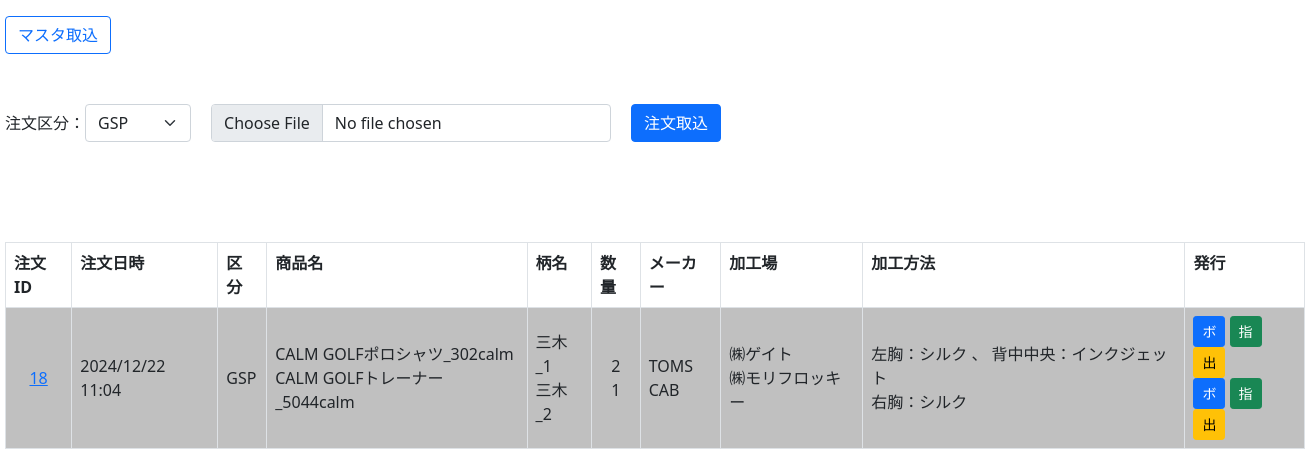
The app's page / (signed in) with its own data.
### app1/models.py (models this page shows, shortened)
class Order_list(models.Model):
    kubun=models.CharField("販売区分",max_length=255)
    order_num=models.CharField("注文番号",max_length=255,blank=True,null=True)
    order_day=models.CharField("注文日時",max_length=255,blank=True,null=True)
    order_mail=models.CharField("Eメール",max_length=255,blank=True,null=True)
    order_com=models.CharField("会社",max_length=255,blank=True,null=True)
    order_name=models.CharField("氏名",max_length=255,blank=True,null=True)
    order_yubin=models.CharField("郵便番号",max_length=255,blank=True,null=True)
    order_pref=models.CharField("都道府県",max_length=255,blank=True,null=True)
    order_city=models.CharField("市区町村",max_length=255,blank=True,null=True)
    order_adress1=models.CharField("番地",max_length=255,blank=True,null=True)
    order_adress2=models.CharField("ビル名",max_length=255,blank=True,null=True)
    order_tel=models.CharField("電話番号",max_length=255,blank=True,null=True)
    ship_com=models.CharField("配送先_会社名",max_length=255,blank=True,null=True)
    ship_name=models.CharField("配送先_氏名",max_length=255,blank=True,null=True)
    ship_yubin=models.CharField("配送先_郵便番号",max_length=255,blank=True,null=True)
    ship_pref=models.CharField("配送先_都道府県",max_length=255,blank=True,null=True)
    ship_city=models.CharField("配送先_市区町村",max_length=255,blank=True,null=True)
    ship_adress1=models.CharField("配送先_番地",max_length=255,blank=True,null=True)
    ship_adress2=models.CharField("配送先_ビル名",max_length=255,blank=True,null=True)
    ship_tel=models.CharField("配送先_電話番号",max_length=255,blank=True,null=True)
    ship_limit=models.CharField("納品期限",max_length=255,blank=True,null=True)
    ship_day=models.CharField("納品指定日",max_length=255,blank=True,null=True)
    ship_time=models.CharField("時間指定",max_length=255,blank=True,null=True)
    money=models.IntegerField("合計金額",blank=True,null=True)
    bikou=models.CharField("備考",max_length=255,blank=True,null=True)

class Order_detail(models.Model):
    kubun=models.CharField("販売区分",max_length=255)
    order_num=models.CharField("注文番号",max_length=255,blank=True,null=True)
    shouhin_code=models.CharField("商品コード",max_length=255,blank=True,null=True)
    sku_code=models.CharField("SKUコード",max_length=255,blank=True,null=True)
    hinmei=models.CharField("商品名",max_length=255,blank=True,null=True)
    color=models.CharField("カラー",max_length=255,blank=True,null=True)
    size=models.CharField("サイズ",max_length=255,blank=True,null=True)
    suryo=models.IntegerField("数量",blank=True,null=True)
    price_last=models.IntegerField("エンドユーザー単価",blank=True,null=True)
    img_url=models.CharField("画像URL",max_length=255,blank=True,null=True)
    maker_name=models.CharField("メーカー名",max_length=255,blank=True,null=True)
    maker_sku=models.CharField("メーカー_SKU",max_length=255,blank=True,null=True)
    maker_hinban=models.CharField("メーカー_品番",max_length=255,blank=True,null=True)
    maker_hinmei=models.CharField("メーカー_品名",max_length=255,blank=True,null=True)
    maker_color_code=models.CharField("メーカー_カラーコード",max_length=255,blank=True,null=True)
    maker_size_code=models.CharField("メーカー_サイズコード",max_length=255,blank=True,null=True)
    price_buy=models.IntegerField("原価",blank=True,null=True)
    price_sell=models.IntegerField("請求単価",blank=True,null=True)
    body_day=models.CharField("入荷予定日",max_length=255,blank=True,null=True)
    gara=models.CharField("柄名",max_length=255,blank=True,null=True)
    gara_day=models.CharField("柄名_使用日",max_length=255,blank=True,null=True)
    print_point=models.CharField("加工位置",max_length=255,blank=True,null=True)
    print_way=models.CharField("加工方法",max_length=255,blank=True,null=True)
    print_img=models.CharField("プリント画像",max_length=255,blank=True,null=True)
    print_size_width=models.CharField("プリントサイズ_左右",max_length=255,blank=True,null=True)
    print_size_height=models.CharField("プリントサイズ_天地",max_length=255,blank=True,null=True)
    print_color=models.CharField("プリント色",max_length=255,blank=True,null=True)
    fukuro=models.CharField("袋詰め",max_length=255,blank=True,null=True)
    shi_gara_first=models.CharField("初回日",max_length=255,blank=True,null=True)
    shi_gara_last=models.CharField("前回日",max_length=255,blank=True,null=True)
    shi_factory=models.CharField("加工場",max_length=255,blank=True,null=True)
    shi_factory_day=models.CharField("加工場発送日",max_length=255,blank=True,null=True)
    shi_tantou=models.CharField("営業",max_length=255,blank=True,null=True)
    shi_seisaku=models.CharField("制作",max_length=255,blank=True,null=True)
    shi_bikou=models.CharField("備考",max_length=255,blank=True,null=True)
    body_check=models.IntegerField("ボディ発注CSV",default=0)
    shiji_check=models.IntegerField("指示書CSV",default=0)
    ship_check=models.IntegerField("出荷CSV",default=0)

### app1/views.py (the view)
# urls.py: path('', index, name="index"),
@login_required
def index(request):
    if "kubun" not in request.session:
        request.session["kubun"]=""
    if "order_num" not in request.session:
        request.session["order_num"]=""
    if "gara" not in request.session:
        request.session["gara"]=""
    if "maker_name" not in request.session:
        request.session["maker_name"]=""
    if "csv_list" not in request.session:
        request.session["csv_list"]=[]
    master_all=Master_all.objects.all()
    odr_list=Order_list.objects.all()
    order_list=[]
    odr_end=0
    for i in odr_list:
        ins=Order_detail.objects.filter(kubun=i.kubun,order_num=i.order_num)
        if ins.filter(body_check=0).count()==0 and ins.filter(shiji_check=0).count()==0 and ins.filter(ship_check=0).count()==0:
            odr_end=1
        li_hinmei=[]
        for h in ins:
            if h.hinmei not in li_hinmei:
                li_hinmei.append(h.hinmei)
        li_gara=[]
        li_print_way=[]
        li_shi_factory=[]
        li_maker_name=[]
        li_suryo=[]
        li_check=[]
        for h in li_hinmei:
            ins2=ins.filter(hinmei=h)
            li_gara.append(ins2[0].gara)
            print_point=eval(ins2[0].print_point)
            print_way=eval(ins2[0].print_way)
            pri_list=[]
            for j in range(len(print_point)):
                pri_list.append(print_point[j] + "：" + print_way[j])
            li_print_way.append(" 、 ".join(pri_list))
            li_shi_factory.append(ins2[0].shi_factory)
            li_maker_name.append(ins2[0].maker_name)
            li_suryo.append(ins2.aggregate(Sum("suryo"))["suryo__sum"])
            li_check.append([ins2[0].body_check,ins2[0].shiji_check,ins2[0].ship_check])
        dic={"order_id":i.id,"kubun":i.kubun, "order_day":i.order_day, "hinmei":li_hinmei, "gara":li_gara, "print_way":li_print_way,
             "factory":li_shi_factory, "maker":li_maker_name, "suryo":li_suryo, "check":li_check, "odr_end":odr_end}
        order_list.append(dic)
    params={
        "master_all":master_all,
        "order_list":order_list,
    }
    return render(request,"app1/index.html",params)

### app1/templates/app1/index.html (shortened to what this page needs)
{% load humanize %}
{% load static %}
<!DOCTYPE html>
<html lang="ja">
<head>
    <link rel="stylesheet" href="{% static 'main.css' %}">
    <link href="https://cdn.jsdelivr.net/npm/bootstrap@5.0.2/dist/css/bootstrap.min.css" rel="stylesheet">
    <link rel="stylesheet" href="https://cdn.jsdelivr.net/npm/bootstrap-icons@1.8.0/font/bootstrap-icons.css">
</head>
<body>
    <div class="mt-3 mb-5" style="margin: 0 auto; width: 1300px;">
        <div>
            <a href="{% url 'app1:master_img_index' %}"><button class="btn btn-outline-primary" type="submit" name="btn_upload">マスタ取込</button></a>
        </div>
        <div style="margin-top: 50px;">
            <form id="csv_form">{% csrf_token %}
                <div class="flex2">
                    <div>注文区分：</div>
                    <div>
                        <select class="form-control form-select" name="master_name">
                            {% for i in master_all %}
                            <option value="{{i.name}}">{{i.name}}</option>
                            {% endfor %}
                        </select>
                    </div>
                    <div style="margin-left: 20px;"><input class="form-control" type="file" name="csv1" id="csv1" style="width: 400px;"></div>
                    <div style="margin-left: 20px;"><button class="btn btn-primary" type="button" id="btn_upload" >注文取込</button></div>
                </div>
            </form>
        </div>
         <div style="margin-top: 100px;">
            <table class="table table-bordered">
                <tr>
                    <th>注文ID</th>
                    <th>注文日時</th>
                    <th>区分</th>
                    <th>商品名</th>
                    <th>柄名</th>
                    <th>数量</th>
                    <th>メーカー</th>
                    <th>加工場</th>
                    <th>加工方法</th>
                    <th>発行</th>
                </tr>
                {% for i in order_list %}
                    {% if i.odr_end == 1 %}
                    <tr style="background-color: #c0c0c0;">
                    {% else %}
                    <tr>
                    {% endif %}
                        <td style="text-align: center;"><a href="/detail/{{i.order_id}}">{{i.order_id}}</a></td>
                        <td>{{i.order_day}}</td>
                        <td>{{i.kubun}}</td>
                        <td>{% for h in i.hinmei %}{{h}}<br>{% endfor %}</td>
                        <td>{% for h in i.gara %}{{h}}<br>{% endfor %}</td>
                        <td style="text-align: center;">{% for h in i.suryo %}{{h}}<br>{% endfor %}</td>
                        <td>{% for h in i.maker %}{{h}}<br>{% endfor %}</td>
                        <td>{% for h in i.factory %}{% if h %}{{h}}{% endif %}<br>{% endfor %}</td>
                        <td>{% for h in i.print_way %}{{h}}<br>{% endfor %}</td>
                        <td>
                            {% for h in i.check %}
                                {% if h.0 == 1 %}<button class="btn btn-primary btn-sm" type="button">ボ</button>{% endif %}
                                {% if h.1 == 1 %}<button class="btn btn-success btn-sm" type="button">指</button>{% endif %}
                                {% if h.2 == 1 %}<button class="btn btn-warning btn-sm" type="button">出</button>{% endif %}
                                <br>
                            {% endfor %}
                        </td>
                    </tr>
                {% endfor %}
            </table>
         </div>
    </div>
</body>
</html>

### app1/static/main.css (style rules this page uses)
.flex2 { display: flex; flex-wrap: wrap; align-items: center; }
.table_1 th,td { vertical-align: middle; }

### records on screen
Order_list: order_day "2024/12/22 11:04", kubun "GSP"
Order_detail: hinmei "CALM GOLFポロシャツ_302calm", gara "三木_1", maker "TOMS", factory "㈱ゲイト"
Order_detail: hinmei "CALM GOLFトレーナー_5044calm", gara "三木_2", maker "CAB", factory "㈱モリフロッキー"

### other values on screen
{{ i.order_id }} "18"
{{ h }} "2" "1"
{{ h }} "左胸：シルク 、 背中中央：インクジェット" "右胸：シルク"
form field master_name "GSP"
